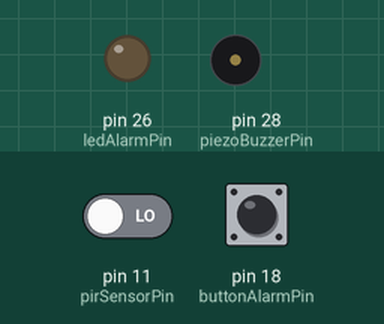
The sketch below on a simulated Arduino Mega 2560, built with avr-gcc and run on an emulated ATmega2560. Shown: output pins drawn as LEDs (lit = HIGH), buzzer (waves = sounding). Dashed ring = blinking. Inputs (shaded band) come from the test bench; at power-on: pin 11 (pirSensorPin) LOW, pin 18 (buttonAlarmPin) LOW. What the sketch prints to the serial monitor is not drawn.

Above: at 6.2 s.
6.3 s: pin 11 (pirSensorPin) driven HIGH
At 6.45 s:
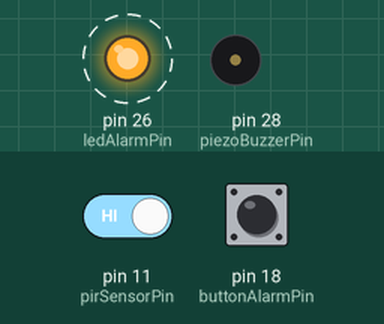
At 6.9 s:
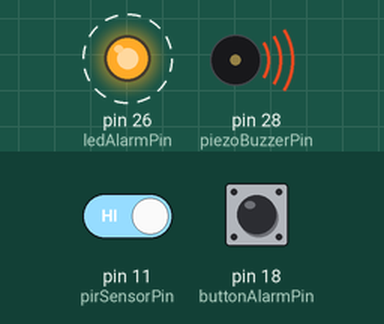
9.3 s: pin 18 (buttonAlarmPin) pulled HIGH for 0.25 s
Timing chart, 0 to 12.3 s (numbered marks = the images above; inputs shaded):
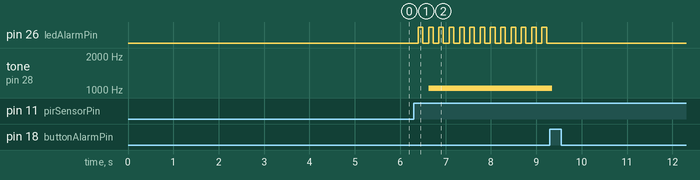

The sketch:

sketch_may31a.ino
```cpp
int ledAlarmPin = 26;
int buttonAlarmPin = 18;
int piezoBuzzerPin = 28;
int pirSensorPin = 11;

float sinVal;
int toneVal;
bool interrupted = false;

void alarmInterrupt();
void blink();


void setup() {Serial.begin(9600);
  pinMode(pirSensorPin, INPUT);
  pinMode(buttonAlarmPin, INPUT);
  pinMode(ledAlarmPin, OUTPUT);
  pinMode(piezoBuzzerPin, OUTPUT);
  attachInterrupt(digitalPinToInterrupt(buttonAlarmPin), alarmInterrupt, RISING);
  delay(5000);
}

void loop() {
  long int performanceTime = millis();
  if (digitalRead(pirSensorPin))
  {
    long long int time = millis();
    do
    {
      blink();
      for (int x = 0; x < 180; x++)
      {
        sinVal = (sin(x * (3.1412 / 180)));
        toneVal = 1000 + (int(sinVal * 2000));
        tone(piezoBuzzerPin, toneVal);
      }
      if (interrupted) {
        interrupted ^= true;
        break;
      }
    } while ((millis() - time) <= 10000);
    Serial.println((String)(millis() - performanceTime) + " ms");
    noTone(piezoBuzzerPin);
    delay(10000);
  }
  else delay(200);
}

void alarmInterrupt()
{
  interrupted ^= true;
}

void blink()
{
    digitalWrite(ledAlarmPin, HIGH);
    delay(100);
    digitalWrite(ledAlarmPin, LOW);
    delay(100);
}
```

Measured:
- after the input at 6.3 s, pin 26 (ledAlarmPin): alternates HIGH for 0.10 s and LOW for 0.13 s, starting after 0.10 s; tone on pin 28 (piezoBuzzerPin): silent → 1035 Hz after 0.33 s
